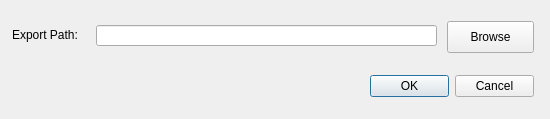
<?xml version="1.0" encoding="UTF-8"?>
<ui version="4.0">
 <class>exportDialog</class>
 <widget class="QDialog" name="exportDialog">
  <property name="geometry">
   <rect>
    <x>0</x>
    <y>0</y>
    <width>550</width>
    <height>119</height>
   </rect>
  </property>
  <property name="windowTitle">
   <string>Export to CSV</string>
  </property>
  <widget class="QLineEdit" name="exportPathInput">
   <property name="geometry">
    <rect>
     <x>96</x>
     <y>25</y>
     <width>341</width>
     <height>21</height>
    </rect>
   </property>
   <property name="sizePolicy">
    <sizepolicy hsizetype="Expanding" vsizetype="Fixed">
     <horstretch>0</horstretch>
     <verstretch>0</verstretch>
    </sizepolicy>
   </property>
  </widget>
  <widget class="QLabel" name="exportPathLabel">
   <property name="geometry">
    <rect>
     <x>12</x>
     <y>25</y>
     <width>74</width>
     <height>20</height>
    </rect>
   </property>
   <property name="text">
    <string>Export Path:</string>
   </property>
  </widget>
  <widget class="QPushButton" name="exportPathBrowse">
   <property name="geometry">
    <rect>
     <x>447</x>
     <y>21</y>
     <width>87</width>
     <height>32</height>
    </rect>
   </property>
   <property name="sizePolicy">
    <sizepolicy hsizetype="Maximum" vsizetype="Fixed">
     <horstretch>0</horstretch>
     <verstretch>0</verstretch>
    </sizepolicy>
   </property>
   <property name="text">
    <string>Browse</string>
   </property>
  </widget>
  <widget class="QDialogButtonBox" name="exportPathButtonBox">
   <property name="geometry">
    <rect>
     <x>370</x>
     <y>70</y>
     <width>164</width>
     <height>32</height>
    </rect>
   </property>
   <property name="orientation">
    <enum>Qt::Horizontal</enum>
   </property>
   <property name="standardButtons">
    <set>QDialogButtonBox::Cancel|QDialogButtonBox::Ok</set>
   </property>
  </widget>
 </widget>
 <resources/>
 <connections>
  <connection>
   <sender>exportPathButtonBox</sender>
   <signal>accepted()</signal>
   <receiver>exportDialog</receiver>
   <slot>accept()</slot>
   <hints>
    <hint type="sourcelabel">
     <x>248</x>
     <y>254</y>
    </hint>
    <hint type="destinationlabel">
     <x>157</x>
     <y>274</y>
    </hint>
   </hints>
  </connection>
  <connection>
   <sender>exportPathButtonBox</sender>
   <signal>rejected()</signal>
   <receiver>exportDialog</receiver>
   <slot>reject()</slot>
   <hints>
    <hint type="sourcelabel">
     <x>316</x>
     <y>260</y>
    </hint>
    <hint type="destinationlabel">
     <x>286</x>
     <y>274</y>
    </hint>
   </hints>
  </connection>
 </connections>
</ui>
